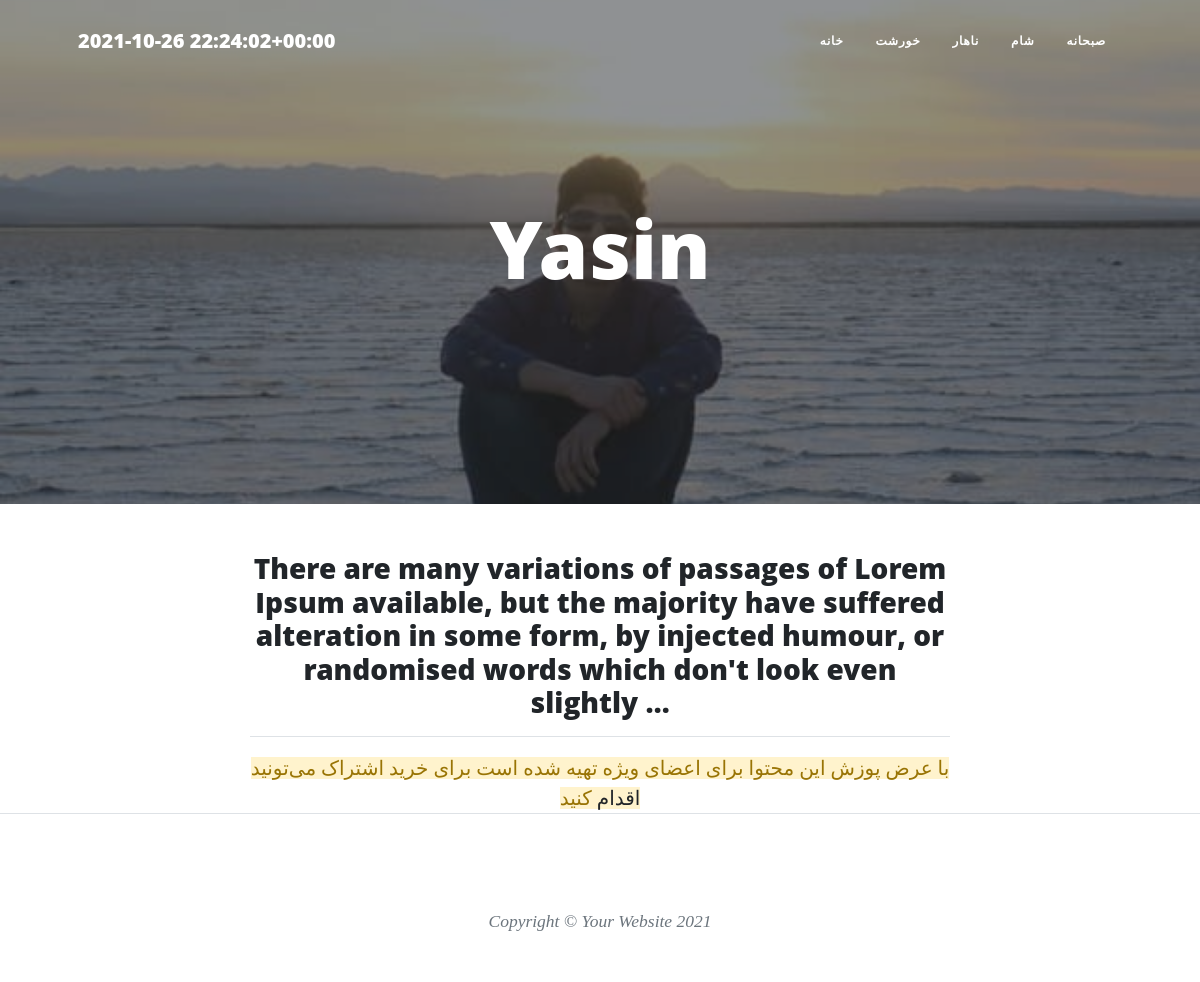
The page /Yasin on the database its author committed.
### food/models.py (models this page shows, shortened)
class Category(models.Model):
    parent = models.ForeignKey('self', null=True, default=None, blank=True, on_delete=models.SET_NULL, related_name='children')
    name = models.CharField(max_length=20)
    slug = models.CharField(max_length=20)
    class Meta:
        verbose_name = 'گروه'
        verbose_name_plural = 'گروه‌ ها'

class foodModels(models.Model):
    RATE = (
        ('3','Very good'),
        ('2', 'Good'),
        ('1','Bad'),
    )
    AUTH = (
        ('Admins',(
            ('Atid','Atid'),
            ('Rahmat','Rahmat'),
            ('Noora','Noora'),
        )),
        ('Normal people',(
            ('Yasin','Yasin'),
            ('Ebne','Ebne')
        )),
    )
    user = models.ForeignKey(User, null=True, on_delete=models.SET_NULL,default='User.id',related_name='author', verbose_name='نویسنده')
    name = models.CharField(max_length=20)
    slug = models.SlugField(max_length=20)
    desc = models.TextField(default="add descriptions here.")
    rate = models.CharField(max_length=1, choices=RATE)
    auth = models.CharField(max_length=20, choices=AUTH)  # special feature
    date = models.DateTimeField(default=timezone.now)
    categ = models.ManyToManyField(Category, related_name='categs')
    img = models.ImageField(upload_to='foodPics/')
    special_article = models.BooleanField(default=False, verbose_name="مقاله‌ی ویژه")
    check = models.BooleanField(default=False, verbose_name="آیا اجازه انتشار می‌دهید؟")
    class Meta:
        verbose_name = 'غذا'
        verbose_name_plural = 'غذاها'
    objects = manageFood()
    def categ_to_str(self):
        return ", ".join([Category.name for Category in self.categ.all()])
    categ_to_str.short_description = 'Category'

### food/views.py (the view)
# urls.py: path('<slug:theSLUG>',DetDetailView.as_view(), name='detailView'),
class DetDetailView(generic.DetailView):
    template_name = 'details.html'
    def get_object(self):
        slug = self.kwargs.get('theSLUG')
        return get_object_or_404(foodModels.objects.show(), slug=slug)

### food/models.py (called while the page is built)
    def show(self):
        return self.filter(check=True)

### food/templatetags/base_tag.py (called while the page is built)
@register.simple_tag()
def showTime():
    return timezone.now()

@register.inclusion_tag('categ_tags.html')
def profCateg():
    return {
        'cat': Category.objects.all()
    }

### templates/details.html
{% extends 'base.html' %}
{% block content %}
        <header class="masthead" style="background-image: url('{{ object.img.url }}')">
            <div class="container position-relative px-4 px-lg-5">
                <div class="row gx-4 gx-lg-5 justify-content-center">
                    <div class="col-md-10 col-lg-8 col-xl-7">
                        <div class="site-heading">
                            <h1>{{ object.name }}</h1>
                        </div>
                    </div>
                </div>
            </div>
        </header>
    <center>
    <div class="col-md-10 col-lg-8 col-xl-7">
        {% if object.special_article %}
        {% if request.user.is_superuser or request.user.is_special_user %}
        <span class="subheading">{{ object.desc|striptags }}</span>
        {% else %}
        <h3>{{ object.desc | truncatewords:30|safe }}</h3>
            <hr>
        <span class="subheading alert-warning">با عرض پوزش این محتوا برای اعضای ویژه تهیه شده است برای خرید اشتراک می‌تونید <a href="#">اقدام</a> کنید</span>
        {% endif %}
            {% else %}
            <span class="subheading">{{ object.desc|striptags }}</span>
        {% endif %}
    </div>
    </center>
{% endblock %}

### templates/categ_tags.html
<div class="collapse navbar-collapse myfont" id="navbarResponsive">
    <ul class="navbar-nav ms-auto py-4 py-lg-0">
        <li class="nav-item"><a class="nav-link px-lg-3 py-3 py-lg-4" href="{% url 'foodUrl:home' %}">خانه</a></li>
        {% for cat in cat %}
        {% if cat.parent == None %}
            <li class="nav-item"><a class="nav-link px-lg-3 py-3 py-lg-4" href="{% url 'foodUrl:categClass' cat.slug%}">{{ cat.name }}</a></li>
        {% endif %}
        {% endfor %}
    </ul>
</div>

### rows shown on the page
Category: name "خورشت"
Category: name "ناهار"
Category: name "شام"
Category: name "صبحانه"
foodModels: img (picture), name "Yasin", desc "There are many variations of passages of Lorem Ipsum available, but the majority have suffered alteration in some form, by injected humour, or randomised words which don't look even slightly …"
